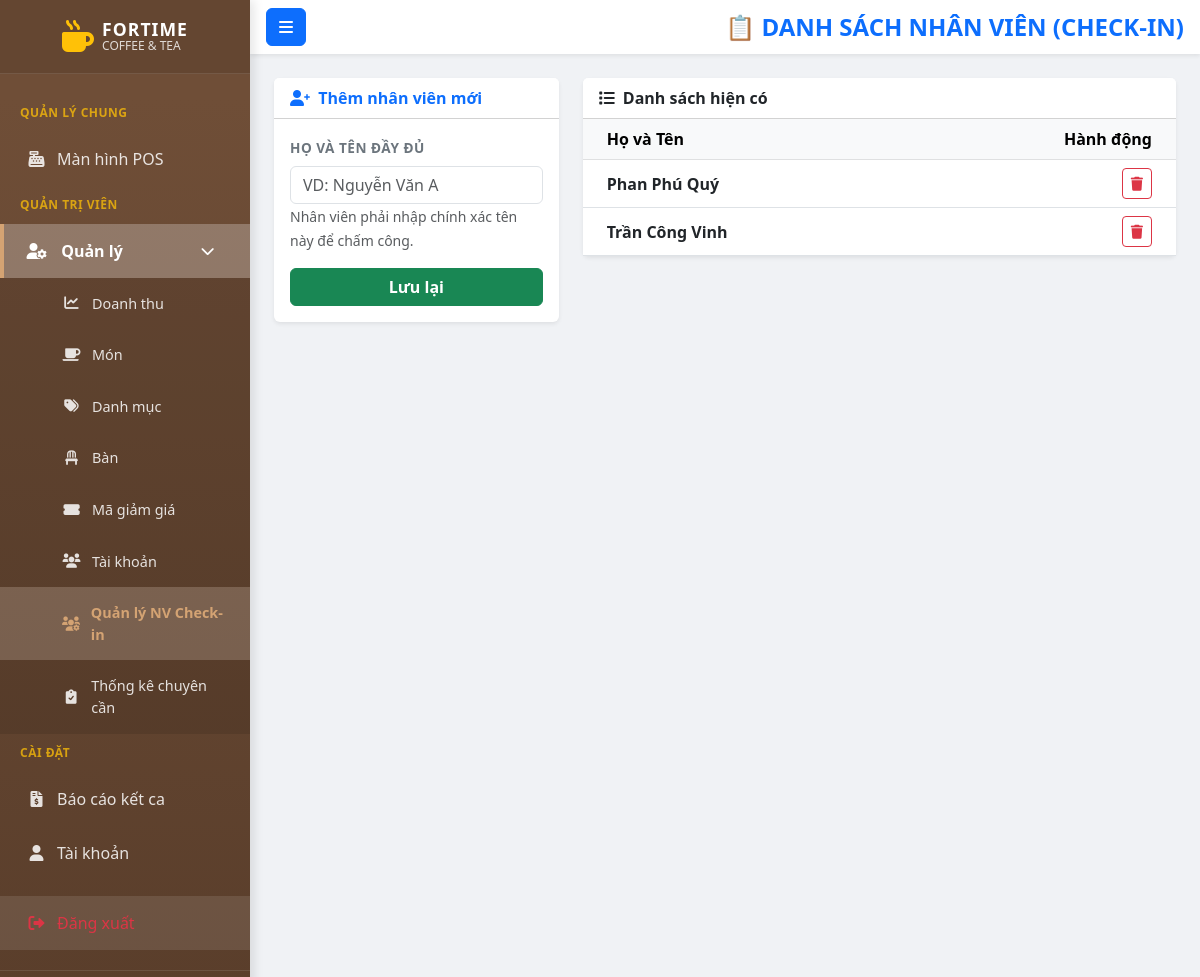
/QrStaff (signed in), run on the app's committed database.
### tables this page shows
CREATE TABLE `qr_allowed_staff` (
  `id` int(11) NOT NULL,
  `full_name` varchar(100) NOT NULL,
  `created_at` datetime DEFAULT current_timestamp()
);

### app/controllers/QrStaff.php (called while the page is built, shortened)
<?php
class QrStaff extends Controller {
    private $qrModel;
    public function __construct() {
        $this->qrModel = $this->model('QrStaffModel');
    }
    public function index() {
        $list = $this->qrModel->getAll();
        $this->view('admin/qr_staff/index', ['staff_list' => $list]);
    }
}

### app/core/App.php (called while the page is built, shortened)
<?php
class App {
    protected $currentMethod = 'login';
    public function __construct() {
        $url = $this->getUrl();
        if (isset($url[0])) {
            $u_name = ucwords($url[0]);
            if (file_exists('../app/controllers/' . $u_name . 'Controller.php')) {
                $this->currentController = $u_name . 'Controller';
                $this->currentMethod = 'index';
                unset($url[0]);
            }
            elseif (file_exists('../app/controllers/' . $u_name . '.php')) {
                $this->currentMethod = 'index';
                unset($url[0]);
            }
        }
        $this->currentController = new $this->currentController;
        $this->params = $url ? array_values($url) : [];
        call_user_func_array([$this->currentController, $this->currentMethod], $this->params);
    }
    public function getUrl() {
        if (isset($_GET['url'])) {
            $url = rtrim($_GET['url'], '/');
            $url = filter_var($url, FILTER_SANITIZE_URL);
            return explode('/', $url);
        }
        return [];
    }
}

### public/index.php (called while the page is built, shortened)
<?php
$init = new App();

### app/core/Database.php (called while the page is built, shortened)
<?php
class Database {
    private $host = DB_HOST;
    private $user = DB_USER;
    private $pass = DB_PASS;
    private $dbname = DB_NAME;
    private $dbh;
    private $stmt;
    public function __construct() {
        $dsn = 'mysql:host=' . $this->host . ';dbname=' . $this->dbname . ';charset=utf8';
        $options = array(
            PDO::ATTR_PERSISTENT => true,
            PDO::ATTR_ERRMODE => PDO::ERRMODE_EXCEPTION
        );
        try {
            $this->dbh = new PDO($dsn, $this->user, $this->pass, $options);
            $this->dbh->exec("SET time_zone = '+07:00'");
        } catch (PDOException $e) {
            $this->error = $e->getMessage();
            die("Lỗi kết nối Cơ sở dữ liệu: " . $this->error);
        }
    }
    public function query($sql) {
        $this->stmt = $this->dbh->prepare($sql);
    }
    public function execute() {
        return $this->stmt->execute();
    }
    public function resultSet() {
        $this->execute();
        return $this->stmt->fetchAll(PDO::FETCH_OBJ);
    }
}

### app/models/QrStaffModel.php (called while the page is built, shortened)
<?php
class QrStaffModel {
    private $db;
    public function __construct() {
        $this->db = new Database();
    }
    public function getAll() {
        $this->db->query("SELECT * FROM qr_allowed_staff ORDER BY id DESC");
        return $this->db->resultSet();
    }
}

### app/views/admin/qr_staff/index.php (the view, shortened to what this page needs)
<!DOCTYPE html>
<html lang="vi">
<head>
    <link href="https://cdn.jsdelivr.net/npm/bootstrap@5.3.0/dist/css/bootstrap.min.css" rel="stylesheet">
    <link rel="stylesheet" href="https://cdnjs.cloudflare.com/ajax/libs/font-awesome/6.0.0/css/all.min.css">
    <link rel="stylesheet" href="<?php echo URLROOT; ?>/css/admin.css">
    <link rel="stylesheet" href="<?php echo URLROOT; ?>/css/sidebar.css">
</head>
<body>
<div class="wrapper">
    <?php require_once APPROOT . '/views/Layouts/sidebar.php'; ?>
    <div id="content">
        <nav class="navbar navbar-light bg-white shadow-sm px-3 mb-4">
            <button type="button" id="sidebarCollapse" class="btn btn-primary me-3"><i class="fas fa-bars"></i></button>
            <h4 class="text-primary mb-0 fw-bold">📋 DANH SÁCH NHÂN VIÊN (CHECK-IN)</h4>
        </nav>
        <div class="container-fluid px-4">
            <div class="row">
                <div class="col-md-4">
                    <div class="card shadow-sm border-0">
                        <div class="card-header bg-white fw-bold text-primary">
                            <i class="fas fa-user-plus me-1"></i> Thêm nhân viên mới
                        </div>
                        <div class="card-body">
                            <form action="<?php echo URLROOT; ?>/QrStaff/add" method="post">
                                <div class="mb-3">
                                    <label class="form-label">Họ và Tên đầy đủ</label>
                                    <input type="text" name="full_name" class="form-control" placeholder="VD: Nguyễn Văn A" required>
                                    <small class="text-muted">Nhân viên phải nhập chính xác tên này để chấm công.</small>
                                </div>
                                <button type="submit" class="btn btn-success w-100 fw-bold">Lưu lại</button>
                            </form>
                        </div>
                    </div>
                </div>
                <div class="col-md-8">
                    <div class="card shadow-sm border-0">
                        <div class="card-header bg-white fw-bold">
                            <i class="fas fa-list me-1"></i> Danh sách hiện có
                        </div>
                        <div class="card-body p-0">
                            <table class="table table-hover align-middle mb-0">
                                <thead class="table-light">
                                    <tr>
                                        <th class="ps-4">Họ và Tên</th>
                                        <th class="text-end pe-4">Hành động</th>
                                    </tr>
                                </thead>
                                <tbody>
                                    <?php if(!empty($data['staff_list'])): ?>
                                        <?php foreach($data['staff_list'] as $staff): ?>
                                        <tr>
                                            <td class="ps-4 fw-bold text-dark"><?php echo htmlspecialchars($staff->full_name); ?></td>
                                            <td class="text-end pe-4">
                                                <a href="<?php echo URLROOT; ?>/QrStaff/delete/<?php echo $staff->id; ?>"
                                                   class="btn btn-sm btn-outline-danger"
                                                   onclick="return confirm('Xóa nhân viên này? Họ sẽ không thể chấm công nữa.');">
                                                    <i class="fas fa-trash"></i>
                                                </a>
                                            </td>
                                        </tr>
                                        <?php endforeach; ?>
                                    <?php else: ?>
                                        <tr><td colspan="2" class="text-center py-3 text-muted">Chưa có nhân viên nào.</td></tr>
                                    <?php endif; ?>
                                </tbody>
                            </table>
                        </div>
                    </div>
                </div>
            </div>
        </div>
    </div>
</div>
</body>
</html>

### public/css/admin.css (style rules this page uses)
:root { --primary-color: #4e73df; --primary-dark: #224abe; --sidebar-width: 250px; --bg-light: #f8f9fc; }
body { font-family: 'Segoe UI', Tahoma, Geneva, Verdana, sans-serif; background-color: #f0f2f5; margin: 0; }
.wrapper { display: flex; width: 100%; align-items: stretch; min-height: 100vh; }
#content { width: 100%; min-height: 100vh; transition: all 0.3s; display: flex; flex-direction: column; }
.form-label { font-weight: 600; font-size: 0.85rem; color: #6c757d; text-transform: uppercase; letter-spacing: 0.5px; }

### public/css/sidebar.css (style rules this page uses)
:root { --sidebar-width: 250px; --sidebar-bg: linear-gradient(180deg, #6f4e37 10%, #5a3e2b 100%); --sidebar-text: #fff; --sidebar-active-bg: rgba(255, 255, 255, 0.25); --sidebar-hover-bg: rgba(255, 255, 255, 0.15); --sidebar-border-active: #d4a373; }

### data on the page
qr_allowed_staff: full_name "Phan Phú Quý"
qr_allowed_staff: full_name "Trần Công Vinh"
